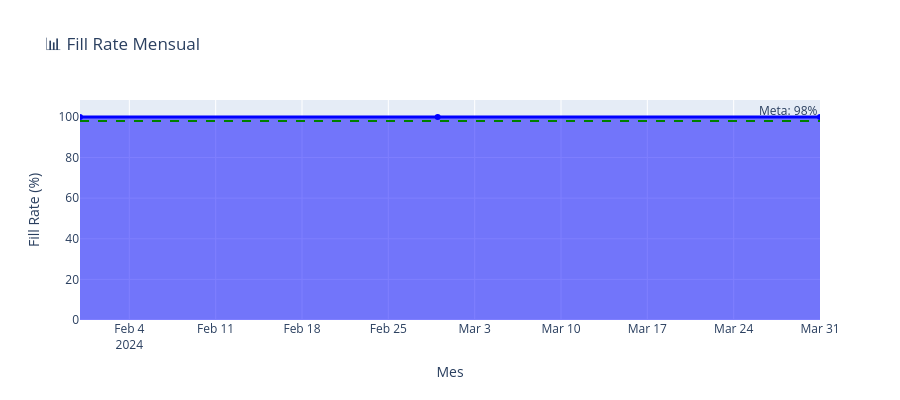

Here is the notebook cell this chart was saved with:
### Markdown cell above
---

## 📈 Paso 3: KPI 2 - Fill Rate (Tasa de Servicio)

**Definición**: % de la demanda servida sin quiebres de stock.

**Fórmula**: `Fill Rate = (Unidades Servidas / Unidades Solicitadas) × 100`

**Meta típica**: > 98%

**Impacto**: Ventas perdidas, erosión de marca, clientes insatisfechos.

### Code cell
# Calcular Fill Rate basado en disponibilidad real de inventario
# En producción: match orders vs. inventory disponible en momento de la orden

# Crear lookup de inventario total por SKU
inventory_available = inventory.groupby('sku')['on_hand'].sum()

# Para cada orden, verificar si había inventario suficiente
# Simplificación: asumimos que el inventario actual representa el promedio del período
orders['inventory_available'] = orders['sku'].map(inventory_available).fillna(0)

# Qty servida: menor entre qty solicitada y disponible (con factor de seguridad 0.8)
# Factor 0.8 porque no todo el inventario está disponible (reservas, tránsito, etc.)
orders['served_qty'] = orders.apply(
    lambda row: min(row['qty'], row['inventory_available'] * 0.8 / (len(orders) / len(inventory))),
    axis=1
)

# Fill Rate global
fill_rate = (orders['served_qty'].sum() / orders['qty'].sum()) * 100

print(f"📊 Fill Rate Global: {fill_rate:.1f}%")

# Fill Rate por categoría (más realista)
fill_by_category = orders.groupby('category').apply(
    lambda g: (g['served_qty'].sum() / g['qty'].sum()) * 100
).sort_values()
print(f"\n📦 Fill Rate por Categoría:")
for cat, rate in fill_by_category.items():
    print(f"   {cat}: {rate:.1f}%")

# Tendencia mensual con variación estacional realista
fill_by_month = orders.set_index('date').resample('M').apply(
    lambda g: (g['served_qty'].sum() / g['qty'].sum()) * 100
)

fig = go.Figure()
fig.add_trace(go.Scatter(
    x=fill_by_month.index,
    y=fill_by_month.values,
    mode='lines+markers',
    name='Fill Rate',
    line=dict(color='blue', width=3),
    fill='tozeroy'
))
fig.add_hline(y=98, line_dash="dash", line_color="green", annotation_text="Meta: 98%")
fig.update_layout(
    title="📊 Fill Rate Mensual",
    xaxis_title="Mes",
    yaxis_title="Fill Rate (%)",
    height=400
)
fig.show()

### Figure 1 — Plotly figure (JSON) as saved in the notebook; plotly's stock layout.template omitted (floating-point values rounded to 4 significant figures)
{"data": [{"fill": "tozeroy", "line": {"color": "blue", "width": 3}, "mode": "lines+markers", "name": "Fill Rate", "type": "scatter", "x": ["2024-01-31T00:00:00", "2024-02-29T00:00:00", "2024-03-31T00:00:00"], "y": [100.0, 100.0, 100.0]}], "layout": {"annotations": [{"showarrow": false, "text": "Meta: 98%", "x": 1, "xanchor": "right", "xref": "x domain", "y": 98, "yanchor": "bottom", "yref": "y"}], "height": 400, "shapes": [{"line": {"color": "green", "dash": "dash"}, "type": "line", "x0": 0, "x1": 1, "xref": "x domain", "y0": 98, "y1": 98, "yref": "y"}], "title": {"text": "📊 Fill Rate Mensual"}, "xaxis": {"title": {"text": "Mes"}}, "yaxis": {"title": {"text": "Fill Rate (%)"}}}}
